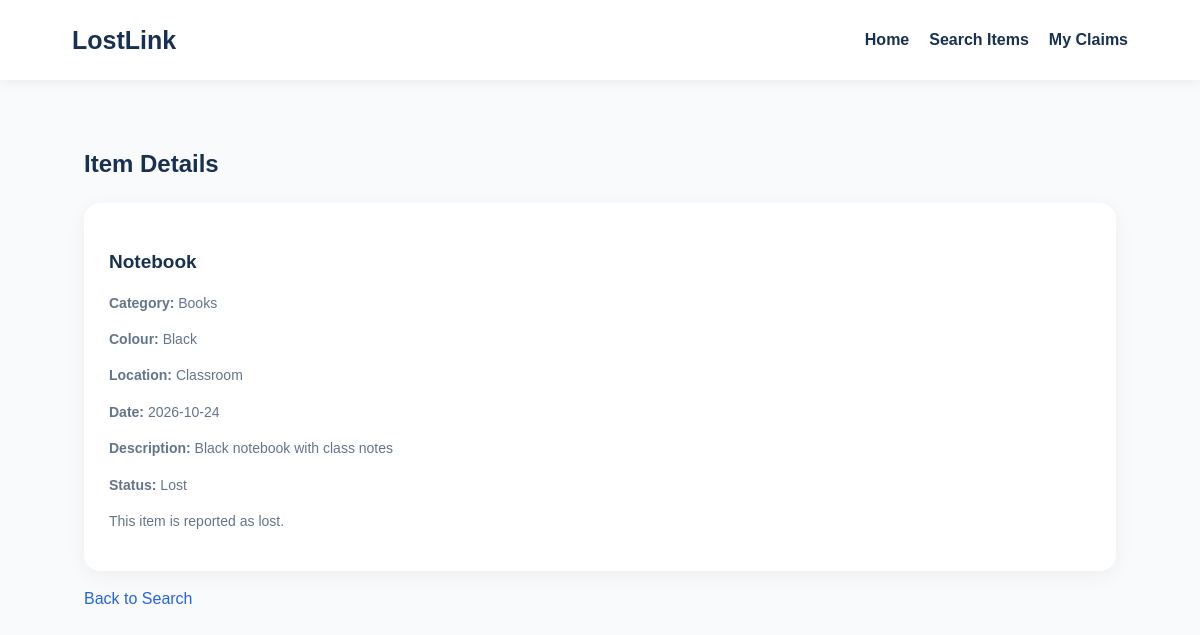
/item.php?id=3, run on the app's committed database.
### tables this page shows
CREATE TABLE IF NOT EXISTS items (
    id INT AUTO_INCREMENT PRIMARY KEY,
    item_name VARCHAR(150) NOT NULL,
    category VARCHAR(100),
    colour VARCHAR(50),
    location VARCHAR(150),
    item_date DATE,
    description TEXT,
    status ENUM('Lost', 'Found', 'Recovered')
        NOT NULL DEFAULT 'Lost',
    created_at TIMESTAMP DEFAULT CURRENT_TIMESTAMP
);

### item.php (the view, shortened to what this page needs)
<?php
require_once "db.php";
$id = filter_input(INPUT_GET, 'id', FILTER_VALIDATE_INT);
$stmt = $conn->prepare("SELECT * FROM items WHERE id = ?");
$stmt->bind_param("i", $id);
$stmt->execute();
$item = $stmt->get_result()->fetch_assoc();
function e($value) {
    return htmlspecialchars((string)($value ?? ''), ENT_QUOTES, 'UTF-8');
}
?>
<!DOCTYPE html>
<html lang="en">
<head>
    <link rel="stylesheet" href="style.css">
</head>
<body>
<header class="navbar">
    <a href="index.php" class="logo">LostLink</a>
    <nav>
        <a href="index.php">Home</a>
        <a href="search.php">Search Items</a>
        <a href="claims.php">My Claims</a>
    </nav>
</header>
<main>
    <section>
        <h2>Item Details</h2>
        <div class="feature-card">
            <h3><?= e($item['item_name']) ?></h3>
            <p><strong>Category:</strong> <?= e($item['category']) ?></p>
            <p><strong>Colour:</strong> <?= e($item['colour']) ?></p>
            <p><strong>Location:</strong> <?= e($item['location']) ?></p>
            <p><strong>Date:</strong> <?= e($item['item_date']) ?></p>
            <p><strong>Description:</strong> <?= e($item['description']) ?></p>
            <p><strong>Status:</strong> <?= e($item['status']) ?></p>
            <?php if ($item['status'] === 'Found'): ?>
                <a href="claim.php?id=<?= (int)$item['id'] ?>"
                   class="nav-button">Claim This Item</a>
            <?php elseif ($item['status'] === 'Recovered'): ?>
                <p>This item has already been recovered.</p>
            <?php else: ?>
                <p>This item is reported as lost.</p>
            <?php endif; ?>
        </div>
        <a href="search.php">Back to Search</a>
    </section>
</main>
</body>
</html>

### style.css (style rules this page uses)
:root { --navy: #183153; --primary: #2563eb; --muted: #64748b; --light: #f1f5f9; }
* { box-sizing: border-box; }
body { margin: 0; font-family: Arial, sans-serif; color: var(--navy); background: #f8fafc; line-height: 1.6; }
a { color: var(--primary); text-decoration: none; }
.navbar { display: flex; align-items: center; justify-content: space-between; flex-wrap: wrap; gap: 18px; padding: 20px 6%; background: white; box-shadow: 0 2px 12px #00000010; }
.logo { font-size: 25px; font-weight: bold; color: var(--navy); }
nav { display: flex; flex-wrap: wrap; gap: 20px; }
nav a { color: var(--navy); font-weight: 600; }
section { padding: 45px 7%; }
.feature-card { background: white; padding: 25px; margin: 15px 0; border-radius: 16px; box-shadow: 0 5px 20px #0000000d; }
.feature-card h3 { color: var(--navy); margin-bottom: 10px; font-size: 19px; }
.feature-card p { color: var(--muted); font-size: 14px; }

### data on the page
items: item_name "Notebook", category "Books", colour "Black", location "Classroom", item_date "2026-10-24", description "Black notebook with class notes", status "Lost"
